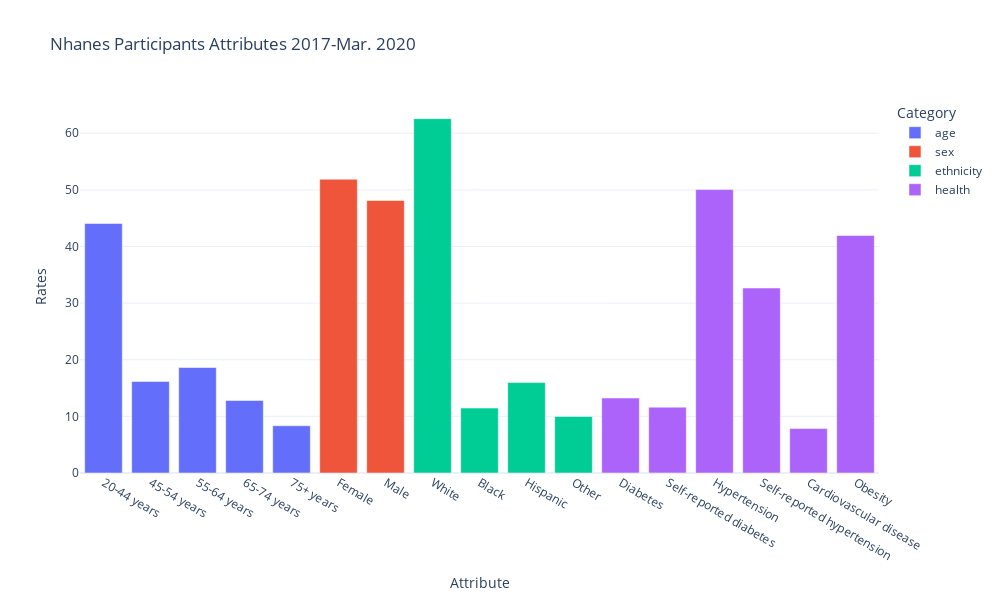

Write notebook code for a chart like this one.
### Code cell
#2017 to 2020 values
fig = px.bar(subset, x='Attribute', y='2017-Mar. 2020',
             template='plotly_white', color='Category',
             title='Nhanes Participants Attributes 2017-Mar. 2020', height=600, width=1000,
             labels={'2017-Mar. 2020':'Rates'})
fig.show()

### Figure 1 — Plotly figure (JSON) as saved in the notebook; plotly's stock layout.template omitted (floating-point values rounded to 4 significant figures)
{"data": [{"alignmentgroup": "True", "hovertemplate": "Category=age<br>Attribute=%{x}<br>Rates=%{y}<extra></extra>", "legendgroup": "age", "marker": {"color": "#636efa", "pattern": {"shape": ""}}, "name": "age", "offsetgroup": "age", "orientation": "v", "showlegend": true, "textposition": "auto", "type": "bar", "x": ["20-44 years", "45-54 years", "55-64 years", "65-74 years", "75+ years"], "xaxis": "x", "y": [44.07, 16.16, 18.62, 12.81, 8.342], "yaxis": "y"}, {"alignmentgroup": "True", "hovertemplate": "Category=sex<br>Attribute=%{x}<br>Rates=%{y}<extra></extra>", "legendgroup": "sex", "marker": {"color": "#EF553B", "pattern": {"shape": ""}}, "name": "sex", "offsetgroup": "sex", "orientation": "v", "showlegend": true, "textposition": "auto", "type": "bar", "x": ["Female", "Male"], "xaxis": "x", "y": [51.88, 48.12], "yaxis": "y"}, {"alignmentgroup": "True", "hovertemplate": "Category=ethnicity<br>Attribute=%{x}<br>Rates=%{y}<extra></extra>", "legendgroup": "ethnicity", "marker": {"color": "#00cc96", "pattern": {"shape": ""}}, "name": "ethnicity", "offsetgroup": "ethnicity", "orientation": "v", "showlegend": true, "textposition": "auto", "type": "bar", "x": ["White", "Black", "Hispanic", "Other"], "xaxis": "x", "y": [62.57, 11.47, 15.97, 9.989], "yaxis": "y"}, {"alignmentgroup": "True", "hovertemplate": "Category=health<br>Attribute=%{x}<br>Rates=%{y}<extra></extra>", "legendgroup": "health", "marker": {"color": "#ab63fa", "pattern": {"shape": ""}}, "name": "health", "offsetgroup": "health", "orientation": "v", "showlegend": true, "textposition": "auto", "type": "bar", "x": ["Diabetes", "Self-reported diabetes", "Hypertension", "Self-reported hypertension", "Cardiovascular disease", "Obesity"], "xaxis": "x", "y": [13.25, 11.63, 50.05, 32.66, 7.847, 41.96], "yaxis": "y"}], "layout": {"barmode": "relative", "height": 600, "legend": {"title": {"text": "Category"}, "tracegroupgap": 0}, "title": {"text": "Nhanes Participants Attributes 2017-Mar. 2020"}, "width": 1000, "xaxis": {"anchor": "y", "autorange": true, "domain": [0, 1], "range": [-0.5, 16.5], "title": {"text": "Attribute"}, "type": "category"}, "yaxis": {"anchor": "x", "autorange": true, "domain": [0, 1], "range": [0, 65.87], "title": {"text": "Rates"}, "type": "linear"}}}
